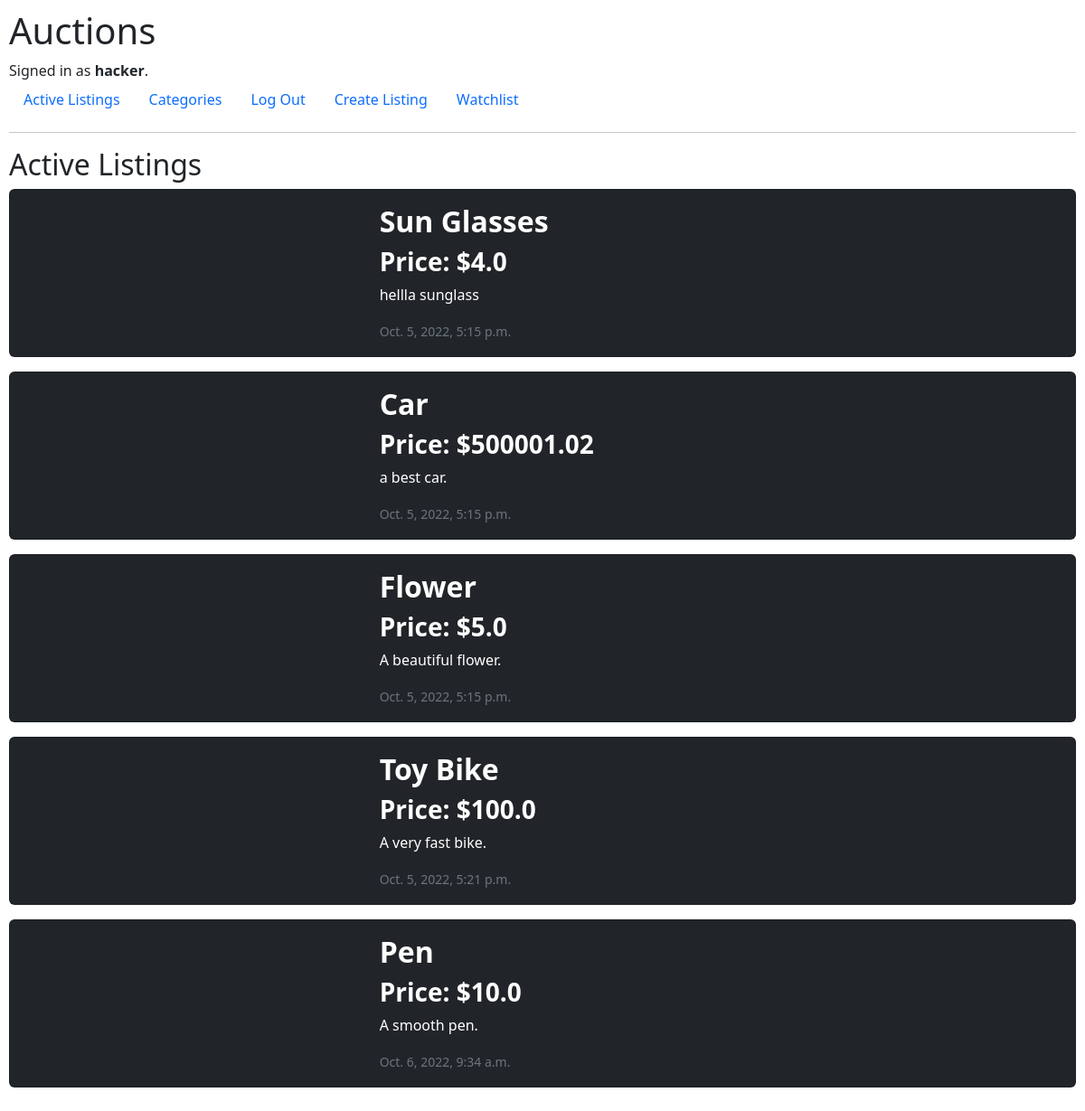
Screenshot of / (signed in) with the database file from the repository.
### auctions/models.py (models this page shows)
class User(AbstractUser):
    pass

class Listing(models.Model):
    name = models.CharField(max_length=64)
    description = models.CharField(max_length=512, null=True)
    image = models.CharField(max_length=512)
    created_at = models.DateTimeField(auto_now_add=True, blank=True)
    updated_at = models.DateTimeField(auto_now=True, blank=True)
    active = models.BooleanField()
    top_bid = models.FloatField()
    category = models.CharField(max_length=64, null=True)
    lister = models.ForeignKey(User, on_delete=models.CASCADE, related_name="lister")

### auctions/views.py (the view)
# urls.py: path("", views.index, name="index"),
def index(request):
    listing = Listing.objects.filter(active=True)
    return render(request, "auctions/index.html", {
        "listings": listing
    })

### auctions/templates/auctions/index.html (shortened to what this page needs)
{% extends "auctions/layout.html" %}
{% block body %}
    <h2>Active Listings</h2>
    {% for listing in listings %}
    <a id="listing_a"href="{% url 'listing' listing.id %}">
    <div class="card text-bg-dark mb-3" id="active_l" style="max-width: 100%;">
        <div class="row g-0">
          <div class="col-md-4">
          </div>
          <div class="col-md-8">
            <div class="card-body">
              <h2 class="card-title"><b>{{ listing.name }}</b></h2>
              <h3 class="card-title"><b>Price: ${{ listing.top_bid }}</b></h3>
              <p class="card-text">{{ listing.description }}</p>
              <p class="card-text"><small class="text-muted">{{ listing.updated_at }}</small></p>
            </div>
          </div>
        </div>
      </div>
      </a>
    {% endfor %}
{% endblock %}

### auctions/templates/auctions/layout.html (shortened to what this page needs)
{% load static %}
<!DOCTYPE html>
<html lang="en">
    <head>
        <link href="https://cdn.jsdelivr.net/npm/bootstrap@5.2.1/dist/css/bootstrap.min.css" rel="stylesheet">
        <link href="{% static 'auctions/styles.css' %}" rel="stylesheet">
    </head>
    <body>
        <h1>Auctions</h1>
        <div>
            {% if user.is_authenticated %}
                Signed in as <strong>{{ user.username }}</strong>.
            {% else %}
                Not signed in.
            {% endif %}
        </div>
        <ul class="nav">
            <li class="nav-item">
                <a class="nav-link" href="{% url 'index' %}">Active Listings</a>
            </li>
            <li class="nav-item">
                <a class="nav-link" href="{% url 'categories' %}">Categories</a>
            </li>
            {% if user.is_authenticated %}
                <li class="nav-item">
                    <a class="nav-link" href="{% url 'logout' %}">Log Out</a>
                </li>
                <li class="nav-item">
                    <a href="{% url 'create_listing' %}" class="nav-link">Create Listing</a>
                </li>
                <li class="nav-item">
                    <a href="{% url 'watchlist' %}" class="nav-link">Watchlist</a>
                </li>
            {% endif %}
        </ul>
        <hr>
        {% block body %}
        {% endblock %}
    </body>
</html>

### auctions/static/auctions/styles.css (style rules this page uses)
body { padding: 10px; height: 100%; }
#active_l { max-height: 10%; }
a { text-decoration: none; }

### rows the page displays
User: username "hacker"
Listing: name "Sun Glasses", top_bid "4.0", description "hellla sunglass", updated_at "Oct. 5, 2022, 5:15 p.m."
Listing: name "Car", top_bid "500001.02", description "a best car.", updated_at "Oct. 5, 2022, 5:15 p.m."
Listing: name "Flower", top_bid "5.0", description "A beautiful flower.", updated_at "Oct. 5, 2022, 5:15 p.m."
Listing: name "Toy Bike", top_bid "100.0", description "A very fast bike.", updated_at "Oct. 5, 2022, 5:21 p.m."
Listing: name "Pen", top_bid "10.0", description "A smooth pen.", updated_at "Oct. 6, 2022, 9:34 a.m."
